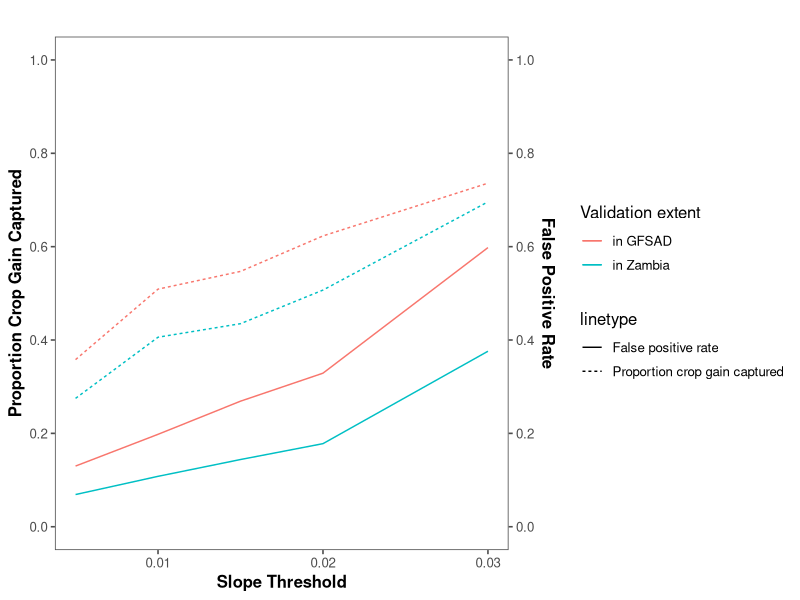
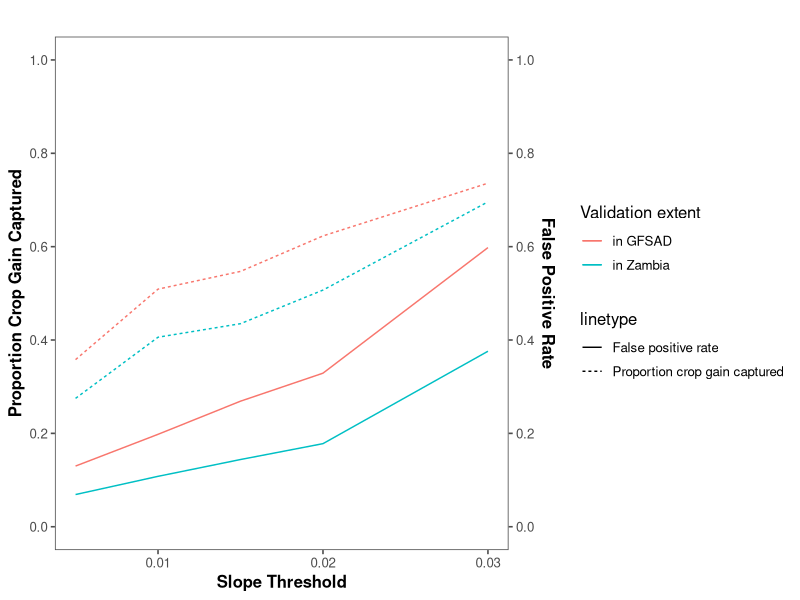

These charts were generated, in order, by the following R code:
library(dplyr)
library(ggplot2)


slope_thresh_lst <- c(0.005,0.01,0.015,0.02,0.03)

# hit dat
dat <- data.frame(
  slope_thresh = slope_thresh_lst,
  in_Zambia = c(0.275,0.406,0.435,0.507,0.696),
  within_GFSAD = c(0.358,0.509,0.547,0.623,0.736)
) %>% reshape2::melt(., id='slope_thresh') %>% 
  mutate(typeid = ifelse(variable=="in_Zambia","in Zambia","in GFSAD"))

# false alarm dat
dat2 <- data.frame(slope_thresh = slope_thresh_lst,
                   false_positive_Zambia = c(0.069, 0.108,0.144,0.178,0.376),
                   false_positive_GFSAD = c(0.13, 0.198,0.269,0.329,0.598)) %>% 
  reshape2::melt(., id='slope_thresh') %>% 
  mutate(typeid = ifelse(variable=="false_positive_Zambia","in Zambia","in GFSAD"))

ggplot() +
  geom_line(data = dat, aes(slope_thresh,
                value, 
                color=as.factor(typeid),
                linetype='Proportion crop gain captured'))+ 
  geom_line(data = dat2, aes(slope_thresh,
                             value,
                             color = as.factor(typeid),
                             linetype='False positive rate'))+
  scale_y_continuous(breaks = seq(0,1,0.2), limits = c(0,1),
                     sec.axis = sec_axis(~., name="False Positive Rate",
                                         breaks = seq(0,1,0.2)))+
  ggthemes::theme_few()+
  theme(axis.title = element_text(face="bold"))+
  labs(title="",
       color = 'Validation extent',
       x ="Slope Threshold",
       y = "Proportion Crop Gain Captured")

ggsave("/media/sitian/TB/BULCU_project/Figures/slope_errors.png",dpi=600)
